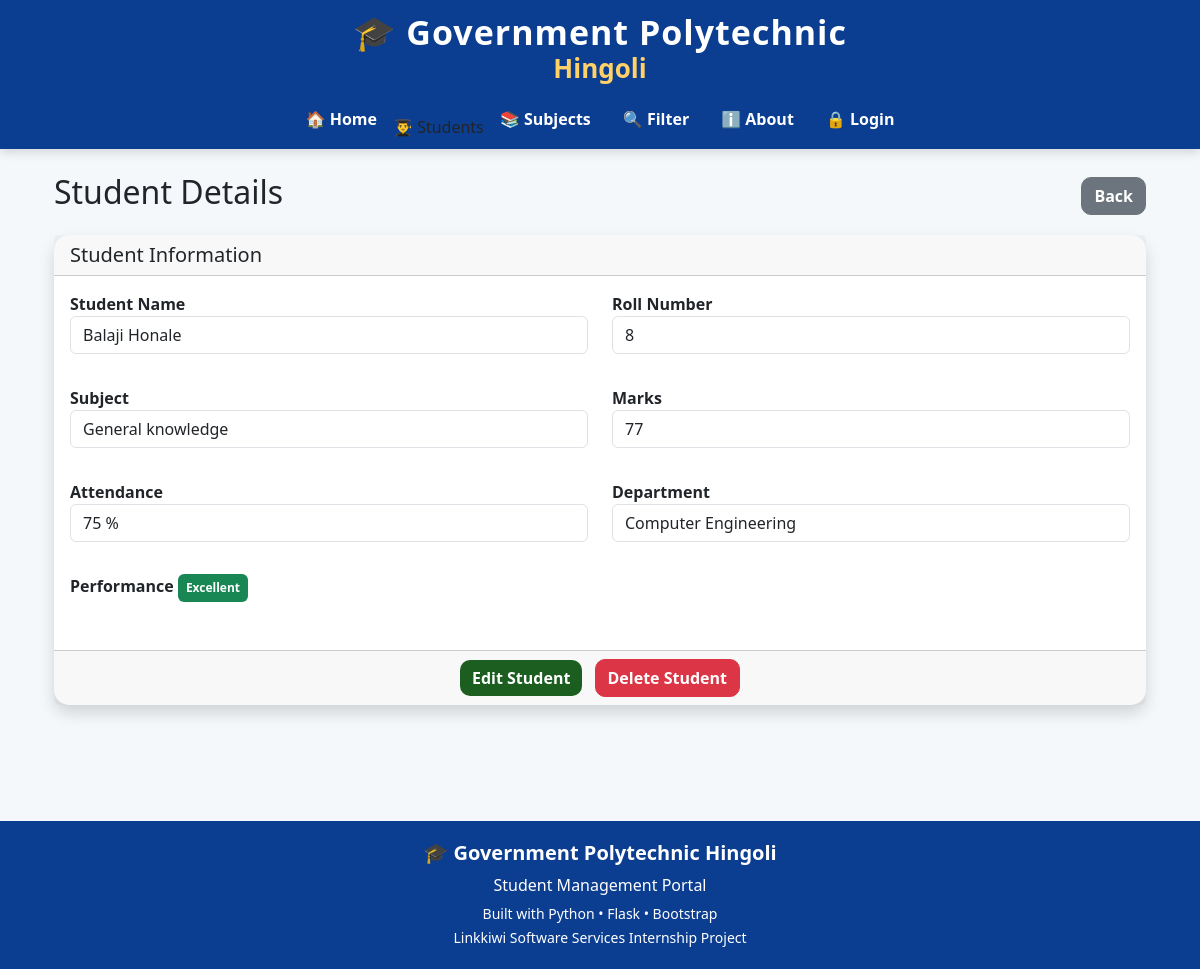
The app's page /detail/8 with its own data.
### tables this page shows
CREATE TABLE students (
            id INTEGER PRIMARY KEY AUTOINCREMENT,
            name TEXT NOT NULL,
            roll INTEGER NOT NULL,
            marks INTEGER NOT NULL,
            subject TEXT NOT NULL,
            attendance INTEGER DEFAULT 0
        );

### app.py (the view)
@app.route("/detail/<int:id>")
def detail(id):
    conn = get_db()
    student = conn.execute(
        "SELECT * FROM students WHERE id = ?",
        (id,)
    ).fetchone()
    conn.close()
    return render_template(
        "detail.html",
        student=student
    )

### database.py (called while the page is built)
def get_db():
    conn = sqlite3.connect(
        DB_PATH
    )
    conn.row_factory = sqlite3.Row
    return conn

### templates/detail.html (shortened to what this page needs)
{% extends "base.html" %}
{% block content %}
<div class="container mt-4">
    <div class="d-flex justify-content-between align-items-center mb-3">
        <h2>
            Student Details
        </h2>
        <a href="/students" class="btn btn-secondary">
            Back
        </a>
    </div>
    <div class="card shadow">
        <div class="card-header">
            <h5 class="mb-0">
                Student Information
            </h5>
        </div>
        <div class="card-body">
            <div class="row">
                <div class="col-md-6 mb-3">
                    <label class="fw-bold">
                        Student Name
                    </label>
                    <p class="form-control">
                        {{ student['name'] }}
                    </p>
                </div>
                <div class="col-md-6 mb-3">
                    <label class="fw-bold">
                        Roll Number
                    </label>
                    <p class="form-control">
                        {{ student['roll'] }}
                    </p>
                </div>
                                <div class="col-md-6 mb-3">
                    <label class="fw-bold">
                        Subject
                    </label>
                    <p class="form-control">
                        {{ student['subject'] }}
                    </p>
                </div>
                <div class="col-md-6 mb-3">
                    <label class="fw-bold">
                        Marks
                    </label>
                    <p class="form-control">
                        {{ student['marks'] }}
                    </p>
                </div>
                <div class="col-md-6 mb-3">
                    <label class="fw-bold">
                        Attendance
                    </label>
                    <p class="form-control">
                        {{ student['attendance'] }} %
                    </p>
                </div>
                <div class="col-md-6 mb-3">
                    <label class="fw-bold">
                        Department
                    </label>
                    <p class="form-control">
                        Computer Engineering
                    </p>
                </div>
                <div class="col-md-12 mb-3">
                    <label class="fw-bold">
                        Performance
                    </label>
                    {% if student['marks']|int >= 75 %}
                        <p class="badge bg-success p-2">
                            Excellent
                        </p>
                    {% elif student['marks']|int >= 40 %}
                        <p class="badge bg-warning text-dark p-2">
                            Passed
                        </p>
                    {% else %}
                        <p class="badge bg-danger p-2">
                            Needs Improvement
                        </p>
                    {% endif %}
                </div>
                            </div>
        </div>
        <div class="card-footer text-center">
            <a href="/edit_student/{{ student['id'] }}"
               class="btn btn-primary me-2">
                Edit Student
            </a>
            <a href="/delete_student/{{ student['id'] }}"
               class="btn btn-danger"
               onclick="return confirm('Are you sure you want to delete this student?');">
                Delete Student
            </a>
        </div>
    </div>
</div>
{% endblock %}

### templates/base.html (style rules this page uses)
body { font-family:"Segoe UI",sans-serif; background:#f4f8fb; margin:0; padding:0; }
.container { min-height:75vh; }
.card { border:none; border-radius:15px; box-shadow:0 4px 15px rgba(0,0,0,.08); transition:.3s; }
.btn { border-radius:10px; font-weight:600; }
.btn-primary { background:#1b5e20; border:none; }

### records on screen
students: name "Balaji Honale", roll "8", subject "General knowledge", marks "77", attendance "75"
